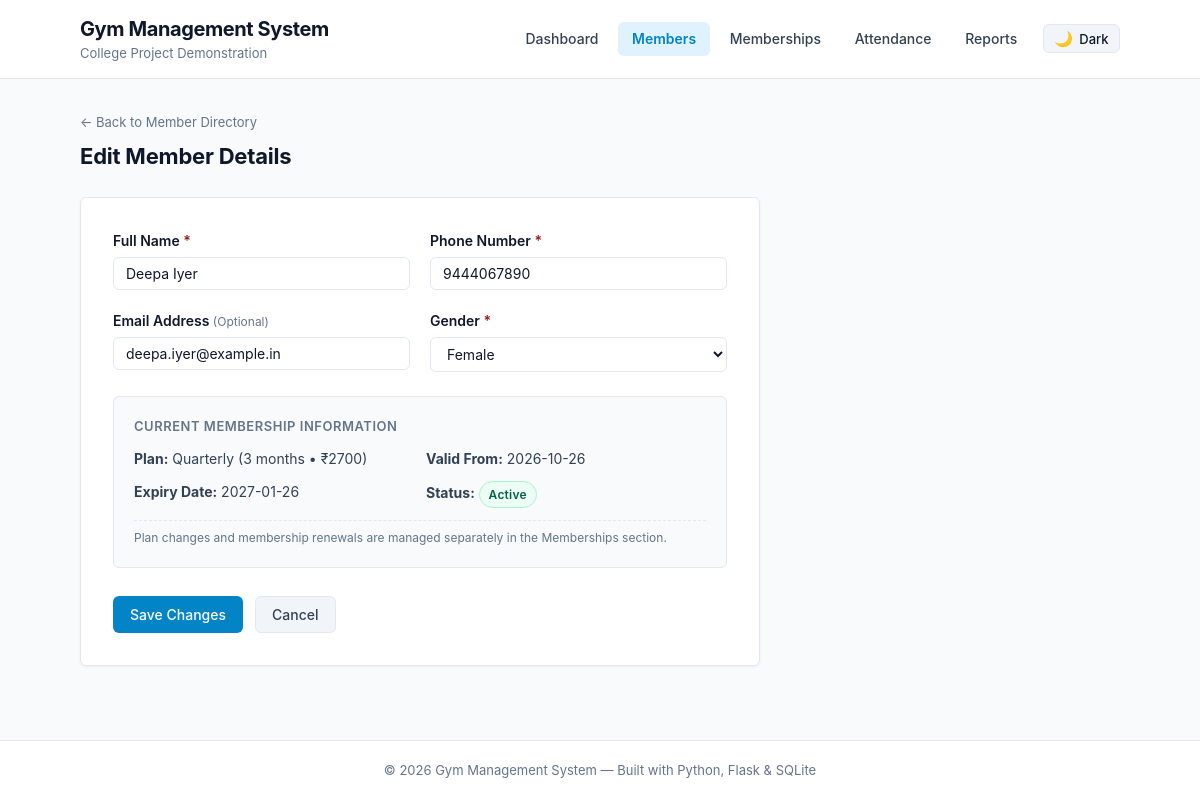
Screenshot of /members/12/edit with the database file from the repository.
### tables this page shows
CREATE TABLE members (
    id INTEGER PRIMARY KEY AUTOINCREMENT,
    name TEXT NOT NULL,
    phone TEXT NOT NULL,
    email TEXT,
    gender TEXT NOT NULL,
    plan_id INTEGER NOT NULL,
    start_date DATE NOT NULL,
    end_date DATE NOT NULL,
    is_active INTEGER NOT NULL DEFAULT 1,
    created_at TIMESTAMP DEFAULT CURRENT_TIMESTAMP,
    FOREIGN KEY (plan_id) REFERENCES plans (id)
);

CREATE TABLE plans (
    id INTEGER PRIMARY KEY AUTOINCREMENT,
    name TEXT NOT NULL,
    duration_months INTEGER NOT NULL,
    fee INTEGER NOT NULL
);

### app.py (the view, shortened to what this page needs)
@app.route('/members/<int:member_id>/edit', methods=['GET', 'POST'])
def edit_member(member_id):
    member = database.get_member_by_id(member_id)
    if not member:
        flash("Member not found.", 'error')
        return redirect(url_for('members'))
    return render_template('member_form.html', mode='edit', member=member, form_data=None)

### database.py (called while the page is built)
def get_db():
    conn = sqlite3.connect(DB_PATH)
    conn.row_factory = sqlite3.Row  # Access columns by name: row['name']
    conn.execute('PRAGMA foreign_keys = ON;')
    return conn

def compute_status(is_active, end_date_str):
    if is_active == 0:
        return 'Inactive'
    today = datetime.date.today()
    if isinstance(end_date_str, str):
        end_date = datetime.date.fromisoformat(end_date_str)
    else:
        end_date = end_date_str
    return 'Active' if end_date >= today else 'Expired'

def get_member_by_id(member_id):
    conn = get_db()
    query = """
        SELECT m.*, p.name AS plan_name, p.duration_months, p.fee
        FROM members m
        JOIN plans p ON m.plan_id = p.id
        WHERE m.id = ?
    """
    row = conn.execute(query, (member_id,)).fetchone()
    conn.close()
    if not row:
        return None
    member_dict = dict(row)
    member_dict['status'] = compute_status(row['is_active'], row['end_date'])
    return member_dict

### templates/member_form.html (shortened to what this page needs)
{% extends "base.html" %}
{% block content %}
<div class="page-header">
    <div>
        <a href="{{ url_for('members') }}" class="back-link">&larr; Back to Member Directory</a>
        <h2 class="page-title">
            {% if mode == 'add' %}Add New Member{% else %}Edit Member Details{% endif %}
        </h2>
    </div>
</div>
<section class="card form-card">
    <form method="POST" class="member-form">
        <div class="form-row">
            <div class="form-group">
                <label for="name" class="form-label">Full Name <span class="required">*</span></label>
                <input
                    type="text"
                    id="name"
                    name="name"
                    class="form-control"
                    value="{{ form_data.name if form_data else (member.name if member else '') }}"
                    required
                    placeholder="e.g. Alex Mercer"
                >
            </div>
            <div class="form-group">
                <label for="phone" class="form-label">Phone Number <span class="required">*</span></label>
                <input
                    type="text"
                    id="phone"
                    name="phone"
                    class="form-control"
                    value="{{ form_data.phone if form_data else (member.phone if member else '') }}"
                    required
                    placeholder="e.g. 9876500001"
                >
            </div>
        </div>
        <div class="form-row">
            <div class="form-group">
                <label for="email" class="form-label">Email Address <span class="optional">(Optional)</span></label>
                <input
                    type="email"
                    id="email"
                    name="email"
                    class="form-control"
                    value="{{ form_data.email if form_data else (member.email if member and member.email else '') }}"
                    placeholder="e.g. member@example.com"
                >
            </div>
            <div class="form-group">
                <label for="gender" class="form-label">Gender <span class="required">*</span></label>
                <select id="gender" name="gender" class="form-control" required>
                    {% set current_gender = form_data.gender if form_data else (member.gender if member else '') %}
                    <option value="Female" {% if current_gender == 'Female' %}selected{% endif %}>Female</option>
                </select>
            </div>
        </div>
        {% if mode == 'add' %}
            <div class="form-divider"></div>
            <h3 class="form-section-title">Membership Details</h3>
            <div class="form-row">
                <div class="form-group">
                    <label for="plan_id" class="form-label">Membership Plan <span class="required">*</span></label>
                    <select id="plan_id" name="plan_id" class="form-control" required>
                        <option value="">Select Plan</option>
                        {% for p in plans %}
                            <option value="{{ p.id }}" {% if form_data and form_data.plan_id|string == p.id|string %}selected{% endif %}>
                                {{ p.name }} &mdash; {{ p.duration_months }} Month{% if p.duration_months > 1 %}s{% endif %} (&#8377;{{ p.fee }})
                            </option>
                        {% endfor %}
                    </select>
                </div>
                <div class="form-group">
                    <label for="start_date" class="form-label">Start Date <span class="required">*</span></label>
                    <input
                        type="date"
                        id="start_date"
                        name="start_date"
                        class="form-control"
                        value="{{ form_data.start_date if form_data else today }}"
                        required
                    >
                    <small class="form-hint">Expiry date is calculated automatically using the plan duration.</small>
                </div>
            </div>
        {% else %}
            <div class="membership-info-box">
                <div class="info-title">Current Membership Information</div>
                <div class="info-grid">
                    <div><strong>Plan:</strong> {{ member.plan_name }} ({{ member.duration_months }} months &bull; &#8377;{{ member.fee }})</div>
                    <div><strong>Valid From:</strong> {{ member.start_date }}</div>
                    <div><strong>Expiry Date:</strong> {{ member.end_date }}</div>
                    <div><strong>Status:</strong> <span class="badge badge-{{ member.status|lower }}">{{ member.status }}</span></div>
                </div>
                <small class="info-note">Plan changes and membership renewals are managed separately in the Memberships section.</small>
            </div>
        {% endif %}
        <div class="form-actions">
            <button type="submit" class="btn btn-primary">
                {% if mode == 'add' %}Add Member{% else %}Save Changes{% endif %}
            </button>
            <a href="{{ url_for('members') }}" class="btn btn-secondary">Cancel</a>
        </div>
    </form>
</section>
{% endblock %}

### static/style.css (style rules this page uses)
:root { --bg-page: #f8fafc; --bg-card: #ffffff; --bg-subtle: #f8fafc; --bg-input: #ffffff; --bg-hover: #f1f5f9; --text-primary: #0f172a; --text-secondary: #334155; --text-muted: #64748b; --border-color: #e2e8f0; --border-hover: #cbd5e1; --accent-color: #0284c7; --accent-hover: #0369a1; --accent-light: #e0f2fe; --success-bg: #ecfdf5; --success-text: #065f46; --success-border: #a7f3d0; --warning-bg: #fffbeb; --warning-text: #92400e; --warning-border: #fde68a; --danger-bg: #fef2f2; --danger-text: #991b1b; --danger-border: #fecaca; --inactive-bg: #f1f5f9; --inactive-text: #475569; --inactive-border: #cbd5e1; --cal-absent-bg: #fff1f2; --cal-absent-text: #9f1239; --cal-absent-border: #fecdd3; --cal-other-month: #cbd5e1; --font-stack: -apple-system, BlinkMacSystemFont, "Segoe UI", Roboto, Oxygen, Ubuntu, Cantarell, "Helvetica Neue", Arial, sans-serif; --border-radius: 6px; --shadow-sm: 0 1px 3px rgba(0, 0, 0, 0.05); }
*, *::before, *::after { box-sizing: border-box; margin: 0; padding: 0; }
body { font-family: var(--font-stack); font-size: 15px; line-height: 1.5; color: var(--text-primary); background-color: var(--bg-page); min-height: 100vh; display: flex; flex-direction: column; }
a { color: var(--accent-color); text-decoration: none; }
.page-header { display: flex; flex-direction: column; gap: 0.75rem; margin-bottom: 1.5rem; }
@media (min-width: 640px) { .page-header { flex-direction: row; align-items: center; justify-content: space-between; } }
.page-title { font-size: 1.375rem; font-weight: 700; color: var(--text-primary); letter-spacing: -0.01em; }
.back-link { display: inline-block; font-size: 0.8125rem; margin-bottom: 0.5rem; color: var(--text-muted); }
.card { background-color: var(--bg-card); border: 1px solid var(--border-color); border-radius: var(--border-radius); box-shadow: var(--shadow-sm); margin-bottom: 1.5rem; }
.btn { display: inline-flex; align-items: center; justify-content: center; font-family: inherit; font-size: 0.875rem; font-weight: 500; padding: 0.45rem 1rem; border-radius: var(--border-radius); cursor: pointer; border: 1px solid transparent; text-decoration: none; transition: background-color 0.15s ease, border-color 0.15s ease; }
.btn-primary { background-color: var(--accent-color); color: #ffffff; }
.btn-secondary { background-color: var(--bg-hover); color: var(--text-secondary); border-color: var(--border-color); }
.form-control { font-family: inherit; font-size: 0.875rem; padding: 0.45rem 0.75rem; border: 1px solid var(--border-color); border-radius: var(--border-radius); background-color: var(--bg-input); color: var(--text-primary); width: 100%; }
.badge { display: inline-block; padding: 0.2rem 0.55rem; border-radius: 9999px; font-size: 0.75rem; font-weight: 600; letter-spacing: 0.02em; border: 1px solid transparent; }
.badge-active { background-color: var(--success-bg); color: var(--success-text); border-color: var(--success-border); }
.form-card { padding: 2rem; max-width: 680px; }
.form-row { display: flex; flex-direction: column; gap: 1.25rem; margin-bottom: 1.25rem; }
@media (min-width: 640px) { .form-row { flex-direction: row; } }
.form-group { flex: 1; display: flex; flex-direction: column; gap: 0.35rem; }
.form-label { font-size: 0.875rem; font-weight: 600; color: var(--text-primary); }
.required { color: var(--danger-text); }
.optional { font-size: 0.75rem; color: var(--text-muted); font-weight: normal; }
.form-actions { display: flex; gap: 0.75rem; margin-top: 1.75rem; }
.membership-info-box { background-color: var(--bg-subtle); border: 1px solid var(--border-color); border-radius: var(--border-radius); padding: 1.25rem; margin: 1.5rem 0 1rem 0; }
.info-title { font-size: 0.8125rem; font-weight: 600; text-transform: uppercase; letter-spacing: 0.04em; color: var(--text-muted); margin-bottom: 0.75rem; }
.info-grid { display: grid; grid-template-columns: repeat(auto-fit, minmax(200px, 1fr)); gap: 0.75rem; font-size: 0.875rem; color: var(--text-secondary); }
.info-note { display: block; font-size: 0.75rem; color: var(--text-muted); margin-top: 0.75rem; border-top: 1px dashed var(--border-color); padding-top: 0.5rem; }

### rows the page displays
members: name "Deepa Iyer", phone "9444067890", email "deepa.iyer@example.in", gender "Female", start_date "2026-10-26", end_date "2027-01-26"
plans: plan_name "Quarterly", duration_months "3", fee "2700"

### other values shown
{{ member.status }} "Active"
